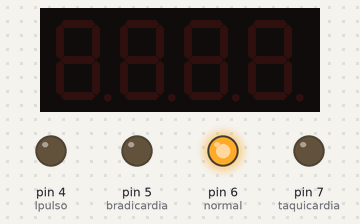
Bench run of a sketch on a simulated Arduino Uno, built with avr-gcc and run on an emulated ATmega328P. Shown: 4-digit seven-segment display, output pins drawn as LEDs (lit = HIGH).

Above: at 0.1 s.
At 3.5 s:
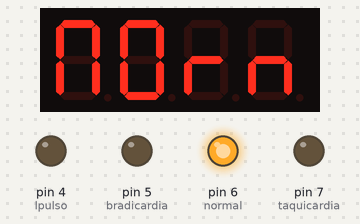
At 6.1 s:
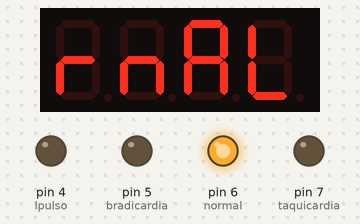
At 12.4 s:
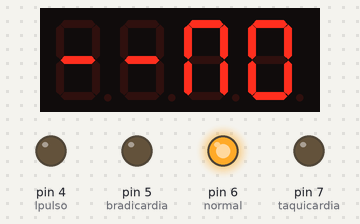
Timing chart, 0 to 13.9 s (numbered marks = the images above):
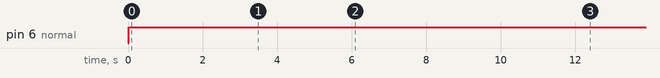

The sketch:

prueba_del_muestreo.ino
```cpp
#include <TM1637.h>
#define CLK 2
#define DIO 3
TM1637 pant(CLK,DIO);
char aux[5];

//salidas
int lpulso=4;
int bradicardia=5;
int normal=6;
int taquicardia=7;

//lo que toma el pulso
int pulso=80;
int tiempo=18000;

//banderas
int banderamuestreo=0;

//display 1ra parte
char b[]={'B','R','A','D','I','C','A','R','D','I','A'};
char t[]={'T','A','Q','U','I','C','A','R','D','I','A'};
char n[]={'-','-','N','O','R','m','A','L','-','-','-'};

void setup()
{
  pant.begin();
  pant.setBrightness(6);
  pant.colonOff();//el colon tiene que ir antes del clearscreen porque sino borra primero la pantalla.
  //pant.clearScreen();
  aux[4]='\0';
  pinMode(lpulso,OUTPUT);
  pinMode(bradicardia,OUTPUT);
  pinMode(normal,OUTPUT);
  pinMode(taquicardia,OUTPUT);
  Serial.begin(9600);
}

void loop()
{
  if(tiempo>=18000)//20 Segundos
      {
        if(pulso<=59)
        {
          digitalWrite(bradicardia,HIGH);
        } // se encienden los leds correspondientes
        else if(pulso>=101)
        {
          digitalWrite(taquicardia,HIGH);
        }
        else
        {
          digitalWrite(normal,HIGH);
        }
        //banderarst=1;
      }

  //solo cuando terminó
  for(int i=0;i<=7;i++)
  {
    for(int j=0;j<=3;j++)
    {
      if(pulso<=59)
      {
        aux[j]=b[j+i];
        delay(200);
      }
      else if(pulso>=101)
      {
        aux[j]=t[j+i];
        delay(200);
      }
      else
      {
        aux[j]=n[j+i];
        delay(200);
      }
    }
    pant.display(String(aux));
    banderamuestreo=1;
    delay(500);
  }
  pant.clearScreen();
  if(banderamuestreo==1)
  {
    pant.display(pulso);
    delay(1000);
  }
}
```

Measured:
- by itself, pin 6 (normal): LOW → HIGH at 0.02 s
- by itself, everything shown: repeats every 11.5 s, in 9 steps
- what the display in image 1 shows lasts 1.3 s, from 3.5 s to 4.8 s
